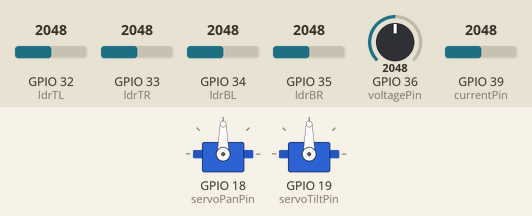
Bench run of a sketch on a simulated ESP32. On the bench: 2 × servo. The inputs (shaded band) are chosen by the test bench; at power-on: GPIO 32 (ldrTL) = 2048, GPIO 33 (ldrTR) = 2048, GPIO 34 (ldrBL) = 2048, GPIO 35 (ldrBR) = 2048, GPIO 36 (voltagePin) = 2048, GPIO 39 (currentPin) = 2048. WiFi joins after 1.5 s; servers stay silent unless stated; uploads are accepted with an empty reply; what the sketch prints to the serial monitor is not drawn.

Above: at 3.7 s.
3.8 s: GPIO 32 (ldrTL) set to 2286
5.3 s: GPIO 32 (ldrTL) set to 2387
At 8.2 s:
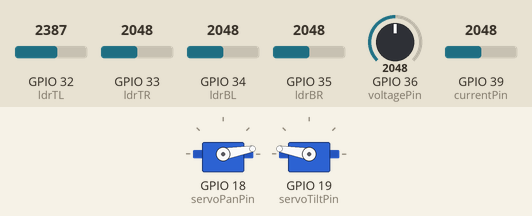
8.3 s: GPIO 33 (ldrTR) set to 2660
9.8 s: GPIO 33 (ldrTR) set to 2760
At 12.7 s:
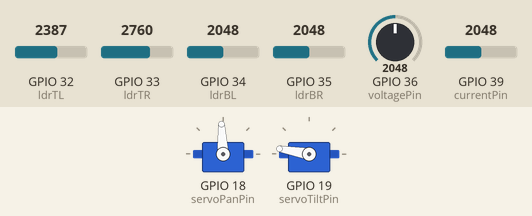
12.8 s: GPIO 34 (ldrBL) set to 2148
At 13.7 s:
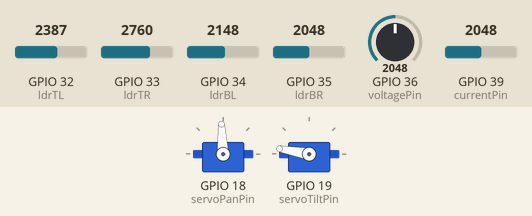
14.3 s: GPIO 35 (ldrBR) set to 2866
At 17.5 s:
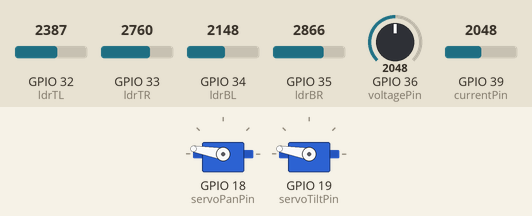
Timing chart, 0 to 18.3 s (numbered marks = the images above; inputs shaded):
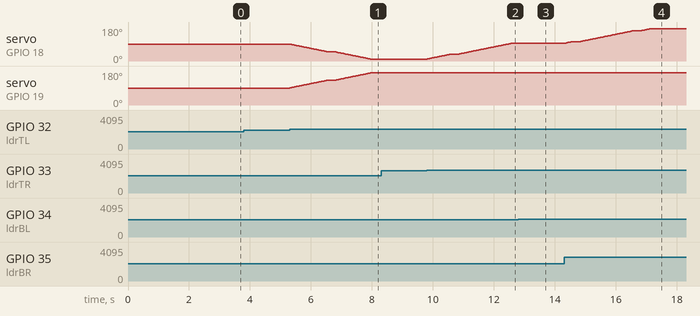

Measured:
- the behaviour switches between 2349 and 2350 on GPIO 32 (ldrTL) (found by bisection; images 0 and 1)
- the behaviour switches between 2687 and 2688 on GPIO 33 (ldrTR) (found by bisection; images 1 and 2)
- after the input at 3.8 s, every drawn part: stays the same
- after the input at 5.3 s, servo on GPIO 18 (servoPanPin): moves from 90° to 10° over 2.6 s, starting at once; servo on GPIO 19 (servoTiltPin): moves from 90° to 170° over 2.6 s, starting at once
- after the input at 8.3 s, every drawn part: stays the same
- after the input at 9.8 s, servo on GPIO 18 (servoPanPin): moves from 10° to 93° over 2.7 s, starting at once
- after the input at 12.8 s, servo on GPIO 18 (servoPanPin): stays 93° (without the input it goes to 94° after 0.01 s)
- after the input at 14.3 s, servo on GPIO 18 (servoPanPin): moves from 93° to 170° over 2.8 s, starting at once

The sketch:

solar_tracker_firebase1.ino
```cpp
// ============================================
//   نظام تتبع الشمس الذكي - مع Firebase
//   Solar Tracker + Firebase Dashboard
// ============================================

#include <ESP32Servo.h>
#include <WiFi.h>
#include <HTTPClient.h>

// ============================================
// ⚙️  غيّر هذه الإعدادات فقط
// ============================================
const char* ssid     = "SOFY";
const char* password = "sofy.7247";

const char* FIREBASE_URL = "https://solar-tracker-14418-default-rtdb.europe-west1.firebasedatabase.app/station1.json";
// ============================================

// --- تعريف محركات السيرفو ---
Servo servoPan;
Servo servoTilt;

// --- تعريف منافذ مستشعرات الضوء (LDRs) ---
const int ldrTL = 32;
const int ldrTR = 33;
const int ldrBL = 34;
const int ldrBR = 35;

// --- تعريف منافذ السيرفو ---
const int servoPanPin  = 18;
const int servoTiltPin = 19;

// --- تعريف منافذ حساسات الفولتية والتيار ---
const int voltagePin = 36; // SVP (VP)
const int currentPin = 39; // SVN (VN)

// --- الزوايا الابتدائية ---
int panAngle  = 90;
int tiltAngle = 90;

// --- إعدادات الحساسات والسرعة ---
int tolerance = 150;
int stepDelay = 30;

// --- مؤقت لقراءة البيانات وإرسالها ---
unsigned long previousMillis = 0;
const long sendInterval = 2000; // كل ثانيتين

// --- متغيرات تخزين آخر قراءة ---
float actual_voltage = 0.0;
float actual_current = 0.0;
float power_W        = 0.0;
int   ldr_tl = 0, ldr_tr = 0, ldr_bl = 0, ldr_br = 0;

// --- عدد عينات المتوسط للـ ADC ---
const int ADC_SAMPLES = 16;

// --- قراءة ADC مع تجاهل اول عينة + متوسط ---
int readADCavg(int pin) {
  analogRead(pin);
  delay(1);
  long sum = 0;
  for (int i = 0; i < ADC_SAMPLES; i++) {
    sum += analogRead(pin);
    delayMicroseconds(500);
  }
  return (int)(sum / ADC_SAMPLES);
}

// ============================================
// 🔥 إرسال البيانات إلى Firebase
// ============================================
void sendToFirebase() {
  if (WiFi.status() != WL_CONNECTED) return;

  HTTPClient http;
  http.begin(FIREBASE_URL);
  http.addHeader("Content-Type", "application/json");
  http.setTimeout(3000);

  String json = "{";
  json += "\"voltage\":"   + String(actual_voltage, 2) + ",";
  json += "\"current\":"   + String(abs(actual_current), 2) + ",";
  json += "\"power\":"     + String(power_W, 2) + ",";
  json += "\"panAngle\":"  + String(panAngle) + ",";
  json += "\"tiltAngle\":" + String(tiltAngle) + ",";
  json += "\"ldrTL\":"     + String(ldr_tl) + ",";
  json += "\"ldrTR\":"     + String(ldr_tr) + ",";
  json += "\"ldrBL\":"     + String(ldr_bl) + ",";
  json += "\"ldrBR\":"     + String(ldr_br);
  json += "}";

  int code = http.PUT(json);

  if (code > 0) {
    Serial.println("✅ Firebase: تم الإرسال بنجاح (code: " + String(code) + ")");
  } else {
    Serial.println("❌ Firebase: فشل الإرسال (error: " + String(code) + ")");
  }

  http.end();
}

// ============================================
void setup() {
  Serial.begin(115200);

  // تهيئة ADC
  analogSetAttenuation(ADC_11db);
  analogSetWidth(12);

  // تهيئة محركات السيرفو
  ESP32PWM::allocateTimer(0);
  ESP32PWM::allocateTimer(1);
  ESP32PWM::allocateTimer(2);
  ESP32PWM::allocateTimer(3);

  servoPan.setPeriodHertz(50);
  servoTilt.setPeriodHertz(50);

  servoPan.attach(servoPanPin, 500, 2400);
  servoTilt.attach(servoTiltPin, 500, 2400);

  servoPan.write(panAngle);
  servoTilt.write(tiltAngle);
  delay(1000);

  // --- الاتصال بالـ WiFi ---
  Serial.println("\nجاري الاتصال بالـ WiFi...");
  WiFi.begin(ssid, password);

  int attempts = 0;
  while (WiFi.status() != WL_CONNECTED && attempts < 20) {
    delay(500);
    Serial.print(".");
    attempts++;
  }

  if (WiFi.status() == WL_CONNECTED) {
    Serial.println("\n✅ تم الاتصال بالـ WiFi!");
    Serial.print("📡 عنوان IP: ");
    Serial.println(WiFi.localIP());
    Serial.println("🔥 سيتم الإرسال إلى Firebase كل ثانيتين");
  } else {
    Serial.println("\n❌ فشل الاتصال - الجهاز يعمل بدون WiFi");
  }

  Serial.println("تم بدء النظام...");
}

// ============================================
void loop() {

  // -----------------------------------------
  // 1. قسم تتبع الشمس (بدون تغيير)
  // -----------------------------------------
  ldr_tl = analogRead(ldrTL);
  ldr_tr = analogRead(ldrTR);
  ldr_bl = analogRead(ldrBL);
  ldr_br = analogRead(ldrBR);

  int avgTop   = (ldr_tl + ldr_tr) / 2;
  int avgBot   = (ldr_bl + ldr_br) / 2;
  int avgLeft  = (ldr_tl + ldr_bl) / 2;
  int avgRight = (ldr_tr + ldr_br) / 2;

  // الحركة العمودية
  if (abs(avgTop - avgBot) > tolerance) {
    if (avgTop > avgBot) { tiltAngle++; }
    else                 { tiltAngle--; }
  }

  // الحركة الأفقية
  if (abs(avgLeft - avgRight) > tolerance) {
    if (avgLeft > avgRight) { panAngle--; }
    else                    { panAngle++; }
  }

  tiltAngle = constrain(tiltAngle, 10, 170);
  panAngle  = constrain(panAngle,  10, 170);

  servoTilt.write(tiltAngle);
  servoPan.write(panAngle);

  // -----------------------------------------
  // 2. قراءة الفولتية والتيار + إرسال Firebase
  // -----------------------------------------
  unsigned long currentMillis = millis();
  if (currentMillis - previousMillis >= sendInterval) {
    previousMillis = currentMillis;

    // --- حساب الفولتية ---
    int adc_v = readADCavg(voltagePin);
    float v_pin = (adc_v * 3.3) / 4095.0;
    actual_voltage = v_pin * 5.0;

    // --- حساب التيار ---
    int adc_c = readADCavg(currentPin);
    float c_pin = (adc_c * 3.3) / 4095.0;
    actual_current = (c_pin - 2.5) / 0.185;

    if (actual_current < 0.05 && actual_current > -0.05) {
      actual_current = 0.0;
    }

    power_W = actual_voltage * abs(actual_current);

    // طباعة على Serial Monitor
    Serial.println("=============================");
    Serial.print("ADC_V raw: ");    Serial.print(adc_v);
    Serial.print(" | V_pin: ");      Serial.print(v_pin, 3);
    Serial.print("V | الفولتية: ");  Serial.println(actual_voltage, 2);
    Serial.print("ADC_C raw: ");    Serial.print(adc_c);
    Serial.print(" | C_pin: ");      Serial.print(c_pin, 3);
    Serial.print("V | التيار: ");     Serial.println(abs(actual_current), 2);
    Serial.print("الطاقة (W):  "); Serial.println(power_W, 2);
    Serial.print("Pan Angle:   "); Serial.println(panAngle);
    Serial.print("Tilt Angle:  "); Serial.println(tiltAngle);
    Serial.println("=============================");

    // 🔥 إرسال إلى Firebase
    sendToFirebase();

    // إعادة الاتصال إذا انقطع WiFi
    if (WiFi.status() != WL_CONNECTED) {
      Serial.println("⚠️ WiFi انقطع، جاري إعادة الاتصال...");
      WiFi.reconnect();
    }
  }

  delay(stepDelay);
}
```
